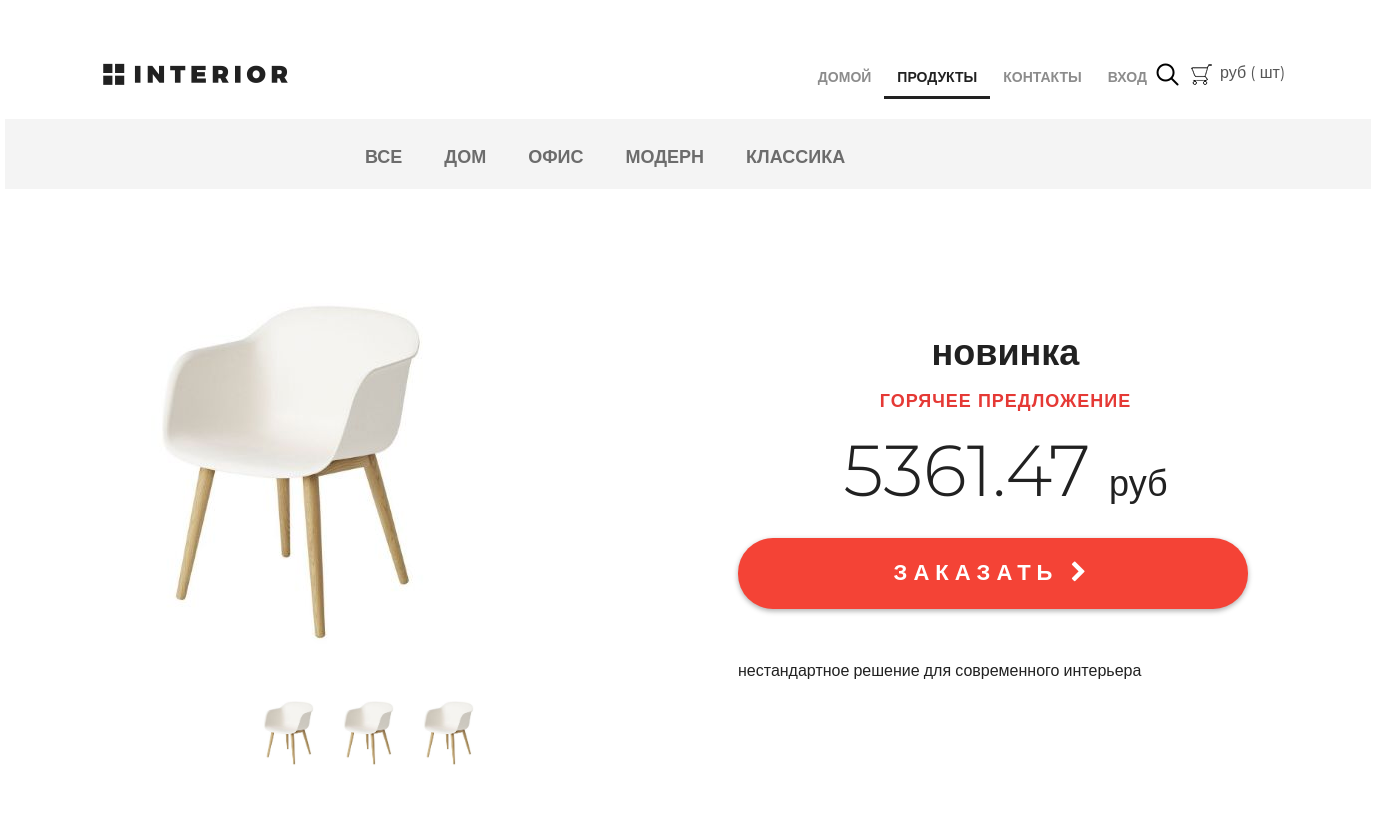
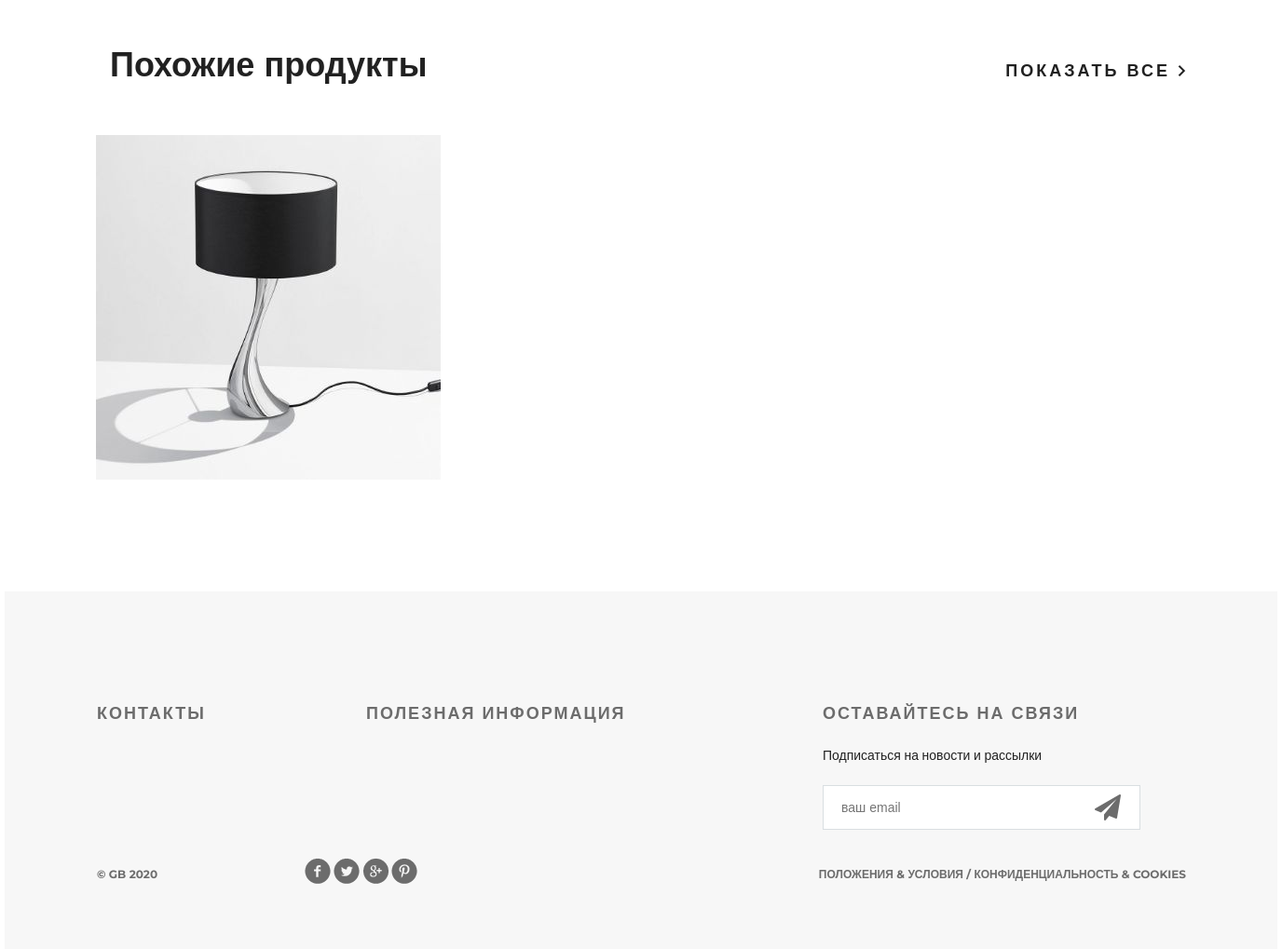
Page /catalog/ on the committed database (2 pictures, top to bottom).
### mainapp/models.py (models this page shows, shortened)
class ProductsCategory(models.Model):
    name = models.CharField('категория товара', max_length=64)
    description = models.TextField('описание категории', blank=True)
    class Meta:
        verbose_name = 'категория товара'
        verbose_name_plural = 'категории товаров'

class Product(models.Model):
    category = models.ForeignKey(ProductsCategory, on_delete=models.CASCADE)
    name = models.CharField('товар', max_length=64)
    image = models.ImageField(upload_to='products_images', blank=True)
    description = models.TextField('описание', blank=True)
    short_desc = models.CharField(
        'краткое описание', max_length=64, blank=True)
    price = models.DecimalField(
        'цена', max_digits=8, decimal_places=2, default=0, null=True)
    quantity = models.PositiveIntegerField('количество на складе', default=0)
    class Meta:
        verbose_name = 'товар'
        verbose_name_plural = 'товары'

### mainapp/views.py (the view)
# urls.py: path('catalog/', mainapp.products, name='products'),
def products(request):
    hot_product = get_hot_product()
    context = {
        'page_title': 'каталог',
        'hot_product': hot_product,
        'same_products': get_same_products(hot_product),
        'catalog_menu': get_catalog_menu(),
    }
    return render(request, 'mainapp/products.html', context)

### mainapp/views.py (called while the page is built)
def get_catalog_menu():
    return ProductsCategory.objects.all()

def get_hot_product():
    products = Product.objects.all()
    return random.choice(products)

def get_same_products(product):
    return Product.objects.filter(
        category=product.category).exclude(pk=product.pk)

### mainapp/templates/mainapp/products.html (shortened to what this page needs)
{% extends 'mainapp/base.html' %}
{% block container %}
    <div class="hero-white">
        {% include 'mainapp/includes/inc__main_menu.html' %}
    </div>
    <div class="details">
        {% include 'mainapp/includes/inc__catalog_menu.html' %}
        <div class="details-products">
            <div class="details-slider">
                <div class="slider-product">
                    <img src="/media/{{ hot_product.image }}">
                </div>
                <div class="slider-control">
                    <div class="block">
                        <a href="#"><img src="/media/{{ hot_product.image }}" alt="">
                        </a>
                    </div>
                    <div class="block">
                        <a href="#"><img src="/media/{{ hot_product.image }}" alt="">
                        </a>
                    </div>
                    <div class="block">
                        <a href="#"><img src="/media/{{ hot_product.image }}" alt="">
                        </a>
                    </div>
                </div>
            </div>
            <div class="description">
                <h3 class="big-bold">{{ hot_product.name }}</h3>
                <h3 class="red">горячее предложение</h3>
                <p class="price"> {{ hot_product.price }} <span>руб</span></p>
                <a href="{% url 'basket:add' hot_product.pk %}" class="red-button">
                    заказать <i class="fa fa-chevron-right" aria-hidden="true"></i>
                </a>
                <div class="description-text">
                    {{ hot_product.description }}
                </div>
            </div>
        </div>
        <div class="related">
            <div class="title clearfix">
                <h2>Похожие продукты</h2>
                <a class="explore" href="#">показать все <img src="/static/img/arrow.png" alt=""></a>
            </div>
            <div class="related-products clearfix">
                {% for item in same_products %}
                    <div class="block">
                        <a href="{% url 'main:product_page' item.pk %}">
                            <img src="/media/{{ item.image }}" alt="">
                        </a>
                    </div>
                {% endfor %}
            </div>
        </div>
    </div>
{% endblock %}

### mainapp/templates/mainapp/includes/inc__catalog_menu.html
<div class="links clearfix">
    <ul class="links-menu">
        <li>
            <a href="{% url 'main:category_items' 0 %}"
               {% if request.resolver_match.kwargs.category_pk == 0 %}class="active"{% endif %}>
                все
            </a>
        </li>
        {% for item in catalog_menu %}
            <li>
                <a href="{% url 'main:category_items' item.pk %}"
                class ="{% if request.resolver_match.kwargs.category_pk == item.pk %}active{% endif %}">
                    {{ item.name }}
                </a>
            </li>
        {% endfor %}
    </ul>
</div>

### static/css/style.css (style rules this page uses)
* { margin: 0; padding: 0; }
body { font-family: 'Montserrat', sans-serif; }
html, body { height: 100%; }
.slider-control .block a img { width: 70px; }
.clearfix:after { content: ""; display: block; clear: both; }
.explore { text-transform: uppercase; color: #212121; font-size: 18px; font-weight: 700; line-height: 24px; text-align: center; float: right; margin-top: 138px; letter-spacing: 3px; text-decoration: none; }
.big-bold { color: #212121; font-size: 36px; font-weight: 700; text-align: left; margin-bottom: 24px; line-height: 36px; }
.title { height: 152px; margin-right: 15px; }
.title h2 { float: left; margin-top: 118px; color: #212121; font-size: 36px; font-weight: 700; text-align: left; margin-left: 15px; }
.red { text-transform: uppercase; color: #e53935; font-size: 18px; font-weight: 700; text-align: left; letter-spacing: 1px; line-height: 17px; margin-bottom: 22px; }
.hero-white { background-color: #fff; height: 119px; padding-left: 98px; padding-right: 211px; position: relative; }
.links { height: 70px; background-color: #f4f4f4; position: relative; padding-left: 360px; }
.links-menu { margin: 27px auto 0px; position: absolute; }
.links-menu li { float: left; list-style-type: none; padding-right: 42px; }
.links-menu li a { text-decoration: none; color: #6c6c6c; font-size: 18px; font-weight: 700; text-transform: uppercase; }
.details-products { padding-left: 98px; padding-right: 98px; margin-top: 98px; height: 551px; }
.details-slider { width: 570px; float: left; margin-right: 30px; }
.slider-product { width: 570px; height: 400px; }
.slider-control { width: 420px; height: 70px; margin: 11px auto 0px; padding-left: 150px }
.slider-control .block { height: 70px; width: 70px; position: relative; float: left; margin-right: 10px; }
.description { width: 535px; float: right; padding-left: 35px }
.description .big-bold { color: #212121; font-size: 36px; font-weight: 700; text-align: center; margin-top: 47px; margin-bottom: 0px; }
.description .red { text-transform: uppercase; color: #e53935; font-size: 18px; font-weight: 700; text-align: center; letter-spacing: 1px; line-height: 17px; margin-top: 23px; margin-bottom: 36px; }
.description .price { color: #212121; font-size: 72px; font-weight: 300; line-height: 48px; text-align: center; }
.description .price span { color: #212121; font-size: 36px; font-weight: 300; line-height: 48px; text-align: center; }
.red-button { display: block; height: 71px; width: 510px; border-radius: 35px; background-color: #f44336; text-align: center; text-transform: uppercase; text-decoration: none; color: #ffffff; font-size: 22px; font-weight: 700; line-height: 24px; box-shadow: 0px 2px 4.85px 0.15px rgba(33, 33, 33, 0.35); line-height: 70px; letter-spacing: 6px; margin-top: 31px; }
.description-text { margin-top: 50px; color: #212121; font-size: 16px; font-weight: 300; line-height: 24px; text-align: left; }
.related { padding: 0px 98px; }
.related .title { height: 143px; margin-right: 0; }
.related .title h2 { margin-top: 45px; }
.related .title .explore { margin-top: 62px; }
.related-products { margin-bottom: 120px; }
.related-products .block a img { float: left; }
.related-products .block { float: left; margin-right: 30px; display: block; height: 370px; width: 370px; position: relative; }

### rows in the picture
ProductsCategory: name "ДОМ"
ProductsCategory: name "ОФИС"
ProductsCategory: name "МОДЕРН"
ProductsCategory: name "КЛАССИКА"
Product: image (picture), name "новинка", price "5361.47", description "нестандартное решение для современного интерьера"
Product: image (picture)
